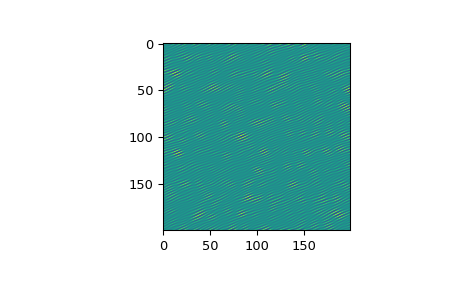

Reproduce this figure in Python.
import scipy.fft
x = np.eye(4)
scipy.fft.ifftn(scipy.fft.fftn(x, axes=(0,)), axes=(1,))
# array([[1.+0.j,  0.+0.j,  0.+0.j,  0.+0.j], # may vary
# [0.+0.j,  1.+0.j,  0.+0.j,  0.+0.j],
# [0.+0.j,  0.+0.j,  1.+0.j,  0.+0.j],
# [0.+0.j,  0.+0.j,  0.+0.j,  1.+0.j]])

# Create and plot an image with band-limited frequency content:

import matplotlib.pyplot as plt
rng = np.random.default_rng()
n = np.zeros((200,200), dtype=complex)
n[60:80, 20:40] = np.exp(1j*rng.uniform(0, 2*np.pi, (20, 20)))
im = scipy.fft.ifftn(n).real
plt.imshow(im)
# <matplotlib.image.AxesImage object at 0x...>
plt.show()
